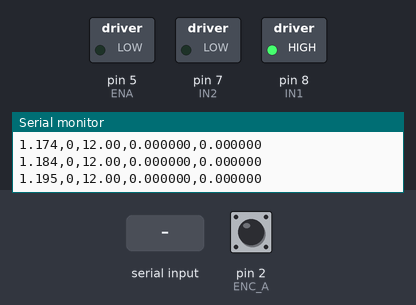
A sketch run on a simulated Arduino Uno, built with avr-gcc and run on an emulated ATmega328P. On the bench: switched loads named in the sketch (green lamp = pin HIGH), the last lines printed to the serial monitor. Inputs (shaded band) come from the test bench; at power-on: pin 2 (ENC_A) HIGH.

Above: at 1.2 s.
1.3 s: "D90\n" received over Serial
At 1.9 s:
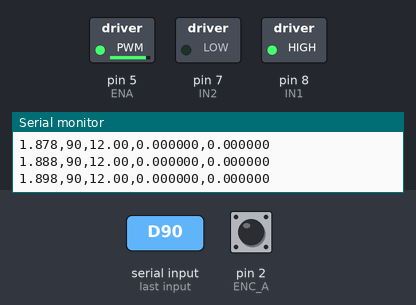
2.8 s: "SEQ\n" received over Serial
At 3.1 s:
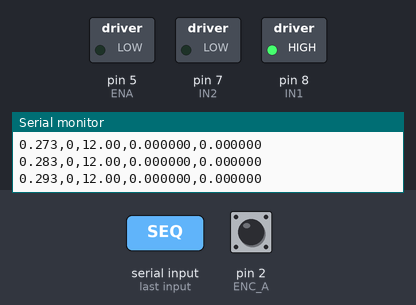
5.8 s: "d90\n" received over Serial
At 6.6 s:
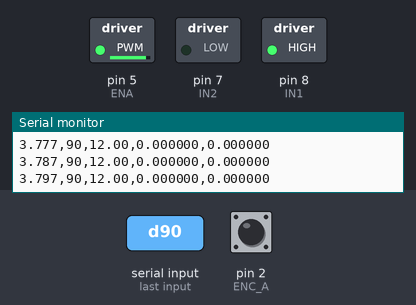
Timing chart, 0 to 8.3 s (numbered marks = the images above; inputs shaded):
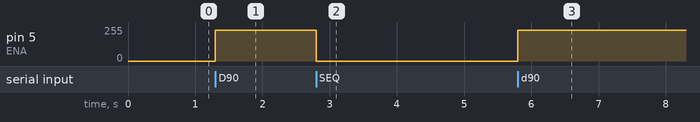

The sketch:

Arduinocode.ino
```cpp
/*
  GA25-370 + Quadrature Encoder + L298N (Minimal ID Logger)
  CSV: t,duty,Vs,omega,theta   (omega = RPM, theta = revolutions)

  Commands @115200:
    SEQ        -> run 20 s step test (0–5s:0%, 5–15s:50%, 15–20s:0%)
    STOP       -> stop sequence (hold last duty)
    Dxx        -> set duty, e.g., D60 or D-40 (exits sequence)
    CSV n      -> set sample period in ms (10..1000), e.g., CSV 10
    CPR n      -> set counts-per-rev for your ISR/wiring, e.g., CPR 120
*/

//////////////// Pins ////////////////
const int ENA = 5;   // PWM
const int IN1 = 8;
const int IN2 = 7;

const int ENC_A = 2; // must be interrupt-capable pin
const int ENC_B = 4;

///////////// Config /////////////////
float SUPPLY_VOLTAGE   = 12.0;   // printed in CSV
float COUNTS_PER_REV   = 120.0;  // 1x decoding (A rising only)
int   ENCODER_POLARITY = -1;     // flip sign if needed
unsigned long SAMPLE_INTERVAL_MS = 10;

struct Step { float t_s; int duty; };
Step seq[] = { {0.0,0}, {5.0,80}, {15.0,0} };
const float SEQ_T_END = 20.0;

////////// State //////////
volatile long encCount = 0;
unsigned long t0_ms=0, lastSampleMs=0;
long lastCount=0;
int  currentDutyCmd = 0;
bool runSequence = false;

////////// Motor //////////
void setMotorPercent(int dutyPercent){
  int d = constrain(abs(dutyPercent),0,100);
  int pwm = map(d,0,100,0,255);
  if (dutyPercent >= 0){ digitalWrite(IN1,HIGH); digitalWrite(IN2,LOW); }
  else                { digitalWrite(IN1,LOW);  digitalWrite(IN2,HIGH); }
  analogWrite(ENA,pwm);
}

////////// Encoder ISR (A rising) //////////
void onEncA(){
  bool b = digitalRead(ENC_B);
  int step = (b==LOW)? +1 : -1;
  encCount += ENCODER_POLARITY * step;
}

////////// Serial commands //////////
void handleSerial(){
  if(!Serial.available()) return;
  String cmd = Serial.readStringUntil('\n'); cmd.trim();
  if(!cmd.length()) return;

  if(cmd.startsWith("D")||cmd.startsWith("d")){
    int val = cmd.substring(1).toInt();
    currentDutyCmd = constrain(val,-100,100);
    runSequence = false;
    setMotorPercent(currentDutyCmd);
    Serial.print("# duty="); Serial.println(currentDutyCmd);

  }else if(cmd.equalsIgnoreCase("SEQ")){
    runSequence = true; t0_ms = millis();
    Serial.println("# sequence start");

  }else if(cmd.equalsIgnoreCase("STOP")){
    runSequence = false; setMotorPercent(currentDutyCmd);
    Serial.println("# sequence stop");

  }else if(cmd.startsWith("CSV")){
    long ms = cmd.substring(3).toInt();
    if(ms>=10 && ms<=1000){ SAMPLE_INTERVAL_MS = (unsigned long)ms; Serial.print("# CSV="); Serial.println((long)SAMPLE_INTERVAL_MS); }

  }else if(cmd.startsWith("CPR")){
    long cpr = cmd.substring(3).toInt();
    if(cpr>0 && cpr<50000){ COUNTS_PER_REV = (float)cpr; Serial.print("# CPR="); Serial.println((long)COUNTS_PER_REV); }
  }
}

////////// Setup/Loop //////////
void setup(){
  pinMode(ENA,OUTPUT); pinMode(IN1,OUTPUT); pinMode(IN2,OUTPUT);
  pinMode(ENC_A,INPUT_PULLUP); pinMode(ENC_B,INPUT_PULLUP);
  Serial.begin(115200);
  attachInterrupt(digitalPinToInterrupt(ENC_A), onEncA, RISING);
  setMotorPercent(0);
  t0_ms = millis(); lastSampleMs = t0_ms;

  // one-time header (MATLAB logger skips it if it appears mid-stream)
  Serial.println("t,duty,Vs,omega,theta");
}

void loop(){
  handleSerial();

  unsigned long now = millis();
  float t = (now - t0_ms)/1000.0f;

  // sequence profile
  if(runSequence){
    int duty = seq[0].duty;
    if(t >= seq[1].t_s) duty = seq[1].duty;
    if(t >= seq[2].t_s) duty = seq[2].duty;
    setMotorPercent(duty);
    if(t >= SEQ_T_END){ runSequence=false; setMotorPercent(0); Serial.println("# sequence done"); }
  }

  // periodic CSV
  if(now - lastSampleMs >= SAMPLE_INTERVAL_MS){
    unsigned long dt_ms = now - lastSampleMs; lastSampleMs = now;

    noInterrupts(); long cnt = encCount; interrupts();
    long dCounts = cnt - lastCount; lastCount = cnt;

    double dRev   = (double)dCounts / COUNTS_PER_REV;
    double theta  = (double)cnt / COUNTS_PER_REV;  // revolutions
    double dt     = dt_ms / 1000.0;
    double rpm    = dRev * 60.0 / dt;              // RPM

    int dutyOut = runSequence ? (t<5?0:(t<15?50:0)) : currentDutyCmd;

    float tPrint = (now - t0_ms)/1000.0f;
    Serial.print(tPrint,3); Serial.print(',');
    Serial.print(dutyOut);  Serial.print(',');
    Serial.print(SUPPLY_VOLTAGE,2); Serial.print(',');
    Serial.print(rpm,6);    Serial.print(',');
    Serial.println(theta,6);
  }
}
```

Measured:
- after the input at 1.3 s, pin 5 (ENA): 0/255 → 229/255 at once
- after the input at 2.8 s, pin 5 (ENA): 229/255 → 0/255 at once
- after the input at 5.8 s, pin 5 (ENA): 0/255 → 229/255 after 0.00 s instead of 2.0 s
